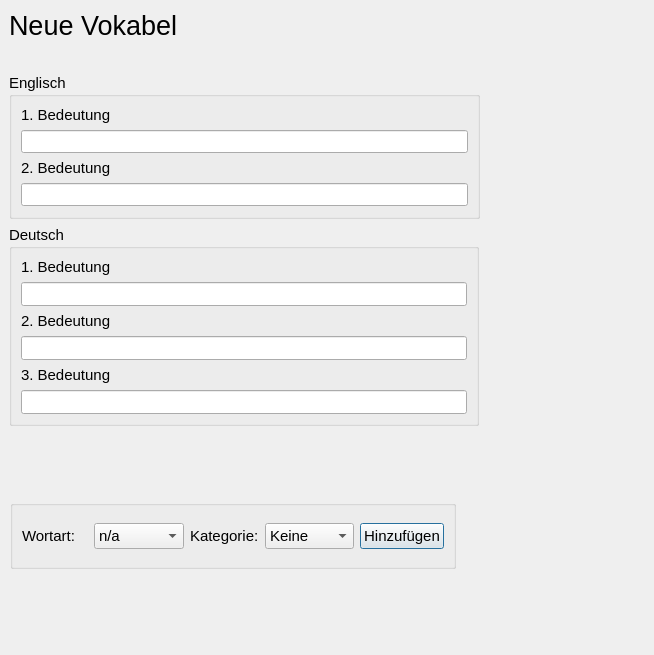
<?xml version="1.0" encoding="UTF-8"?>
<ui version="4.0">
 <class>AddVoc</class>
 <widget class="QDialog" name="AddVoc">
  <property name="geometry">
   <rect>
    <x>0</x>
    <y>0</y>
    <width>654</width>
    <height>655</height>
   </rect>
  </property>
  <property name="font">
   <font>
    <pointsize>11</pointsize>
   </font>
  </property>
  <property name="windowTitle">
   <string>Dialog</string>
  </property>
  <widget class="QGroupBox" name="groupBox">
   <property name="geometry">
    <rect>
     <x>9</x>
     <y>73</y>
     <width>471</width>
     <height>146</height>
    </rect>
   </property>
   <property name="sizePolicy">
    <sizepolicy hsizetype="Preferred" vsizetype="Preferred">
     <horstretch>0</horstretch>
     <verstretch>0</verstretch>
    </sizepolicy>
   </property>
   <property name="title">
    <string>Englisch</string>
   </property>
   <layout class="QVBoxLayout" name="verticalLayout">
    <item>
     <widget class="QLabel" name="label_2">
      <property name="text">
       <string>1. Bedeutung</string>
      </property>
     </widget>
    </item>
    <item>
     <widget class="QLineEdit" name="lineEdit">
      <property name="sizePolicy">
       <sizepolicy hsizetype="Expanding" vsizetype="Preferred">
        <horstretch>0</horstretch>
        <verstretch>0</verstretch>
       </sizepolicy>
      </property>
     </widget>
    </item>
    <item>
     <widget class="QLabel" name="label_3">
      <property name="text">
       <string>2. Bedeutung</string>
      </property>
     </widget>
    </item>
    <item>
     <widget class="QLineEdit" name="lineEdit_2">
      <property name="sizePolicy">
       <sizepolicy hsizetype="Expanding" vsizetype="Preferred">
        <horstretch>0</horstretch>
        <verstretch>0</verstretch>
       </sizepolicy>
      </property>
     </widget>
    </item>
   </layout>
  </widget>
  <widget class="QLabel" name="label_6">
   <property name="geometry">
    <rect>
     <x>9</x>
     <y>9</y>
     <width>171</width>
     <height>32</height>
    </rect>
   </property>
   <property name="sizePolicy">
    <sizepolicy hsizetype="Preferred" vsizetype="Fixed">
     <horstretch>0</horstretch>
     <verstretch>0</verstretch>
    </sizepolicy>
   </property>
   <property name="font">
    <font>
     <pointsize>20</pointsize>
    </font>
   </property>
   <property name="text">
    <string>Neue Vokabel</string>
   </property>
  </widget>
  <widget class="QGroupBox" name="groupBox_2">
   <property name="geometry">
    <rect>
     <x>9</x>
     <y>225</y>
     <width>470</width>
     <height>201</height>
    </rect>
   </property>
   <property name="title">
    <string>Deutsch</string>
   </property>
   <layout class="QVBoxLayout" name="verticalLayout_2">
    <item>
     <widget class="QLabel" name="label_5">
      <property name="text">
       <string>1. Bedeutung</string>
      </property>
     </widget>
    </item>
    <item>
     <widget class="QLineEdit" name="lineEdit_4">
      <property name="sizePolicy">
       <sizepolicy hsizetype="Expanding" vsizetype="Preferred">
        <horstretch>0</horstretch>
        <verstretch>0</verstretch>
       </sizepolicy>
      </property>
     </widget>
    </item>
    <item>
     <widget class="QLabel" name="label_7">
      <property name="text">
       <string>2. Bedeutung</string>
      </property>
     </widget>
    </item>
    <item>
     <widget class="QLineEdit" name="lineEdit_6">
      <property name="sizePolicy">
       <sizepolicy hsizetype="Expanding" vsizetype="Preferred">
        <horstretch>0</horstretch>
        <verstretch>0</verstretch>
       </sizepolicy>
      </property>
     </widget>
    </item>
    <item>
     <widget class="QLabel" name="label_8">
      <property name="text">
       <string>3. Bedeutung</string>
      </property>
     </widget>
    </item>
    <item>
     <widget class="QLineEdit" name="lineEdit_5">
      <property name="sizePolicy">
       <sizepolicy hsizetype="Expanding" vsizetype="Preferred">
        <horstretch>0</horstretch>
        <verstretch>0</verstretch>
       </sizepolicy>
      </property>
     </widget>
    </item>
   </layout>
  </widget>
  <widget class="QGroupBox" name="groupBox_3">
   <property name="geometry">
    <rect>
     <x>10</x>
     <y>500</y>
     <width>446</width>
     <height>69</height>
    </rect>
   </property>
   <property name="sizePolicy">
    <sizepolicy hsizetype="Preferred" vsizetype="Fixed">
     <horstretch>0</horstretch>
     <verstretch>0</verstretch>
    </sizepolicy>
   </property>
   <property name="title">
    <string/>
   </property>
   <layout class="QHBoxLayout" name="horizontalLayout">
    <item>
     <widget class="QLabel" name="label">
      <property name="text">
       <string>Wortart:</string>
      </property>
     </widget>
    </item>
    <item>
     <widget class="QComboBox" name="comboBox">
      <item>
       <property name="text">
        <string>n/a</string>
       </property>
      </item>
      <item>
       <property name="text">
        <string>Nomen</string>
       </property>
      </item>
      <item>
       <property name="text">
        <string>Verb</string>
       </property>
      </item>
      <item>
       <property name="text">
        <string>Adjective</string>
       </property>
      </item>
     </widget>
    </item>
    <item>
     <widget class="QLabel" name="label_4">
      <property name="text">
       <string>Kategorie:</string>
      </property>
     </widget>
    </item>
    <item>
     <widget class="QComboBox" name="comboBox_2">
      <item>
       <property name="text">
        <string>Keine</string>
       </property>
      </item>
      <item>
       <property name="text">
        <string>Lesson 1</string>
       </property>
      </item>
      <item>
       <property name="text">
        <string>Lesson 2</string>
       </property>
      </item>
      <item>
       <property name="text">
        <string>Lesson 3</string>
       </property>
      </item>
      <item>
       <property name="text">
        <string>Lesson 4</string>
       </property>
      </item>
      <item>
       <property name="text">
        <string>Lesson 5</string>
       </property>
      </item>
      <item>
       <property name="text">
        <string>Lesson 6</string>
       </property>
      </item>
     </widget>
    </item>
    <item>
     <widget class="QPushButton" name="pushButton">
      <property name="text">
       <string>Hinzufügen</string>
      </property>
     </widget>
    </item>
   </layout>
  </widget>
 </widget>
 <resources/>
 <connections/>
</ui>
